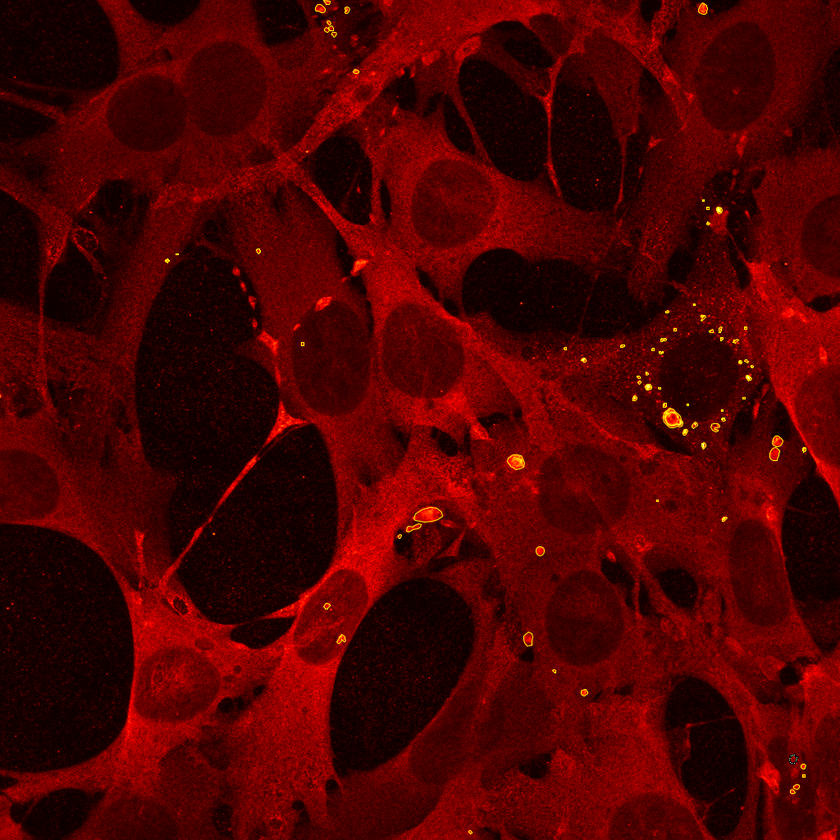
#> input picture Image_16_geannoteerd.tif, 840 x 840 px, shrunk from 1024 x 1024 before the run, found by its file name
$ python Voorbewerking_annotatie.py
#> lines starting #> are read from the running program, lines starting #| are printed output that depends on the picture; after the words box and inside, x2 and y2 are one past the last pixel; in counts of white or black regions, pixels touching at a corner belong together
"""
Image_16_verwerk.py
====================
Gecombineerd script voor Image_16:
  1. Detecteer de GELE annotatielijnen via G-kanaal verschil (geannoteerd vs ruw)
  2. Sla het contour-masker op (masker_controle)
  3. Vul de contourringen op tot gevulde binaire maskers (masker_filled)
  4. Verwijder de annotaties uit de ruwe afbeelding via inpainting (zonder_annotaties)

De annotaties zijn GELE/ORANJE ringen getekend rondom eiwitaggregaten.
Detectie: pixels waar het G-kanaal in de geannoteerde afbeelding significant
          hoger is dan in de ruwe afbeelding.

Invoer:
    Image_16_geannoteerd.tif   – de afbeelding met gele contourringen
    Image_16_ruwe.tiff         – de originele ruwe afbeelding

Uitvoer:
    Image_16_masker_controle.tiff   – binaire contour-masker (0/255)
    Image_16_masker_filled.tiff     – gevuld binair masker (0/255)
    Image_16_zonder_annotaties.tiff – inpainted schone afbeelding
    Image_16_preview.png            – visuele controle overlay

Gebruik:
    python Image_16_verwerk.py

Vereisten:
    pip install numpy tifffile opencv-python scipy matplotlib
"""

import os
import numpy as np
import tifffile
import cv2
from scipy import ndimage

try:
    import matplotlib
    matplotlib.use("Agg")
    import matplotlib.pyplot as plt
    HAS_MPL = True
except ImportError:
    HAS_MPL = False


# ─────────────────────────────────────────────
#  Configuratie – pas hier de paden aan
# ─────────────────────────────────────────────

INPUT_DIR = r"C:\Users\fustjar\Downloads\Image_16_combi"

GEANNOTEERD_BESTAND = os.path.join(INPUT_DIR, "Image_16_geannoteerd.tif")
RUWE_BESTAND        = os.path.join(INPUT_DIR, "Image_16_ruwe.tiff")

OUTPUT_DIR = INPUT_DIR

# Drempel voor G-kanaal verschil: hoger = minder ruis, minder annotaties
# 30 werkt goed voor deze afbeelding; verlaag naar 20 als je te weinig mist
G_DIFF_DREMPEL = 30

# Minimum pixels per annotatie-component (kleiner wordt als ruis verwijderd)
MIN_SIZE = 8

# Minimum pixels per interieurregio bij het vullen
MIN_INTERIOR = 4

# Preview opslaan?
SAVE_PREVIEW = True


# ─────────────────────────────────────────────
#  Stap 1: Gele annotaties detecteren
# ─────────────────────────────────────────────

def maak_masker_controle(geannoteerd_pad, ruwe_pad, g_diff_drempel=30, min_size=8):
    """
    Detecteert de gele annotatielijnen door het G-kanaal van de geannoteerde
    afbeelding te vergelijken met het G-kanaal van de ruwe afbeelding.

    Gele pixels hebben: R hoog + G hoog + B laag.
    In de ruwe afbeelding (alleen rood signaal): G ≈ 0.
    Dus: annotatie-pixels = pixels waar G_geannoteerd >> G_ruw.
    """
#> called with g_diff_drempel = 30, min_size = 8
    img = tifffile.imread(geannoteerd_pad)
#> img is the input picture: shape (840, 840, 3); mean R, G, B 77.5, 0.6, 0
    ruwe = tifffile.imread(ruwe_pad)
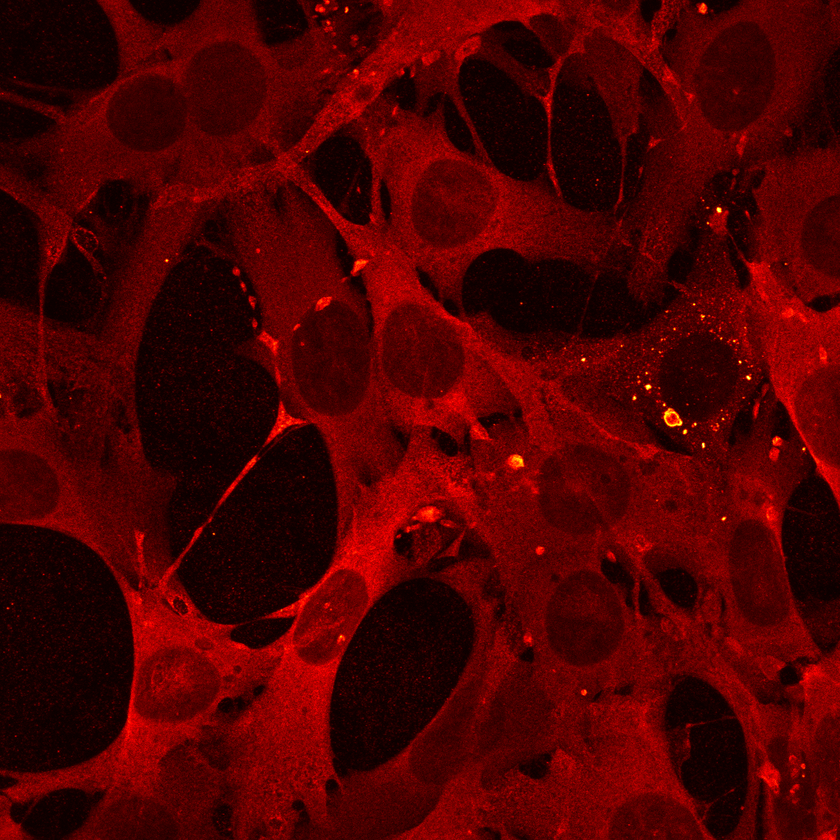
#> input picture Image_16_ruwe.tiff, 840 x 840 px, shrunk from 1024 x 1024 before the run, found by its file name
#> ruwe is the input picture: shape (840, 840, 3); mean R, G, B 77.4, 0.2, 0

    # G-kanaal verschil
    g_diff = img[:, :, 1].astype(np.int32) - ruwe[:, :, 1].astype(np.int32)
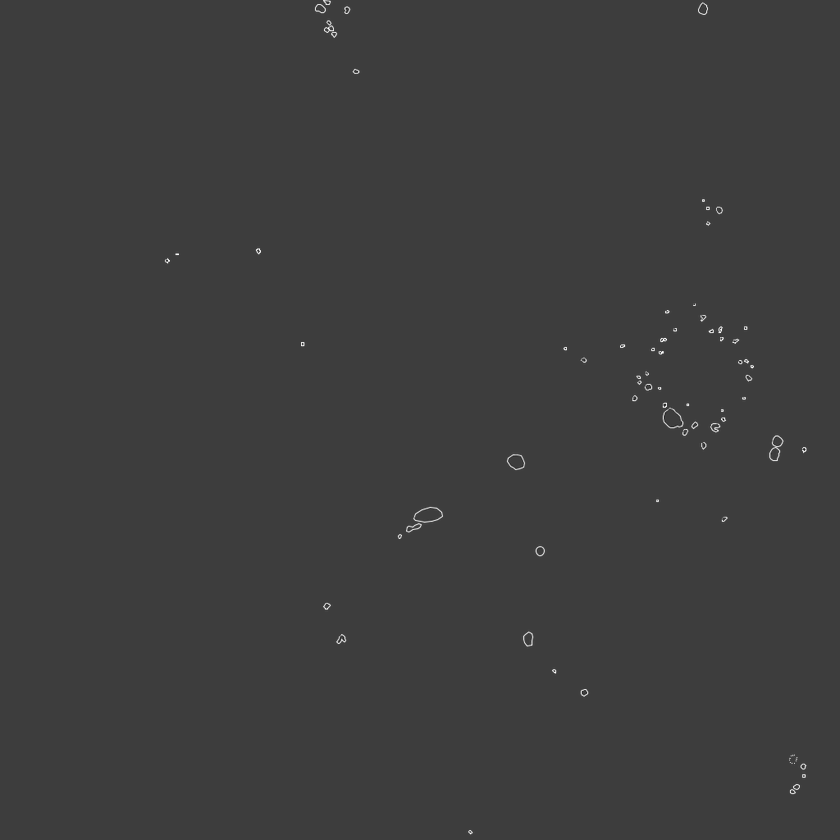
#> g_diff: shape (840, 840) int32; min -81, max 255, mean 0.4; drawn with min black and max white
    mask = (g_diff > g_diff_drempel).astype(np.uint8) * 255
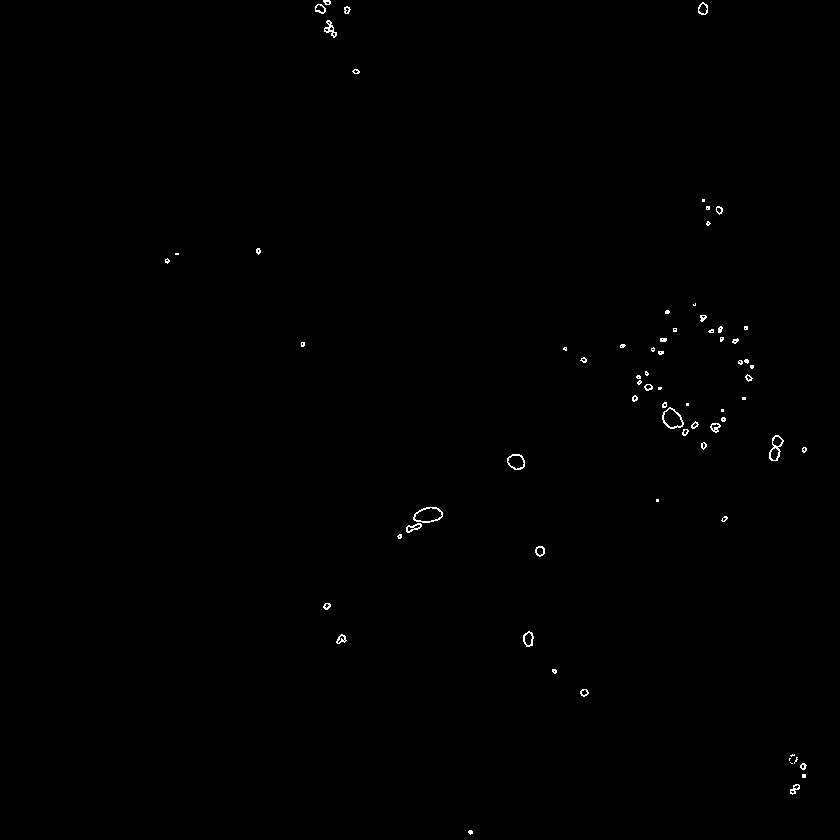
#> mask: shape (840, 840); 0.29% white in thin lines or dots, all inside (x1, y1, x2, y2) = (165, 0, 807, 835)

    # Kleine ruis-componenten verwijderen
    num_labels, labels, stats, _ = cv2.connectedComponentsWithStats(mask)
#> labels: shape (840, 840) int32; 72 distinct labels, from 0 to 71
#> num_labels = 72; stats = 72 rows, first 6: [0, 0, 840, 840, 703520], [323, 0, 8, 5, 28], [698, 2, 10, 13, 53], [315, 4, 11, 10, 48], [344, 6, 7, 8, 32], [324, 20, 13, 18, 90]
    clean = np.zeros_like(mask)
    for i in range(1, num_labels):
        if int(stats[i, cv2.CC_STAT_AREA]) >= min_size:
            clean[labels == i] = 255

    n_px = int(np.count_nonzero(clean))
#> n_px = 2067
    n_comp, _ = cv2.connectedComponents(clean)
#> n_comp = 69
    print(f"  Annotatie-pixels: {n_px}, componenten: {n_comp - 1}")
#|   Annotatie-pixels: 2067, componenten: 68
    return clean, img, ruwe


# ─────────────────────────────────────────────
#  Stap 2: Contouren vullen → gevuld masker
# ─────────────────────────────────────────────

def contours_to_filled_masks(contour_mask, min_size=8, min_interior_size=4):
    """
    Vult de gedetecteerde contourringen op naar gevulde maskers.

    Per verbonden component:
    - Gesloten ring → directe fill_holes
    - Meerdere ringen → per ring via interieurdetectie + dilatatie
    - Open boog / punt → convex hull of morfologische sluiting
    """
#> called with min_size = 8, min_interior_size = 4
    h, w = contour_mask.shape
#> h = 840; w = 840
    result = np.zeros((h, w), dtype=np.uint8)

    num_labels, labels, stats, _ = cv2.connectedComponentsWithStats(contour_mask)
#> labels: shape (840, 840) int32; 69 distinct labels, from 0 to 68
#> num_labels = 69; stats = 69 rows, first 6: [0, 0, 840, 840, 703533], [323, 0, 8, 5, 28], [698, 2, 10, 13, 53], [315, 4, 11, 10, 48], [344, 6, 7, 8, 32], [324, 20, 13, 18, 90]

    k5      = cv2.getStructuringElement(cv2.MORPH_ELLIPSE, (5, 5))
    k_close = cv2.getStructuringElement(cv2.MORPH_ELLIPSE, (9, 9))

    for i in range(1, num_labels):
        area = int(stats[i, cv2.CC_STAT_AREA])
        if area < min_size:
            continue

        bw = int(stats[i, cv2.CC_STAT_WIDTH])
        bh = int(stats[i, cv2.CC_STAT_HEIGHT])
        x  = int(stats[i, cv2.CC_STAT_LEFT])
        y  = int(stats[i, cv2.CC_STAT_TOP])

        pad = 15
        x1 = max(0, x - pad);       y1 = max(0, y - pad)
        x2 = min(w, x + bw + pad);  y2 = min(h, y + bh + pad)
        crop = (labels[y1:y2, x1:x2] == i).astype(np.uint8)

        # Sluit kleine gaten in de ring voor betere fill_holes
        crop_closed = cv2.morphologyEx(crop, cv2.MORPH_CLOSE, k5)

        filled    = ndimage.binary_fill_holes(crop_closed).astype(np.uint8)
        interiors = (filled - crop_closed).astype(np.uint8)
        n_int_raw, int_labels_crop = cv2.connectedComponents(interiors)

        valid_ints = [
            j for j in range(1, n_int_raw)
            if np.count_nonzero(int_labels_crop == j) >= min_interior_size
        ]
        n_int = len(valid_ints)

        if n_int == 0:
            # Open boog of punt: gebruik convex hull of morfologische sluiting
            crop_big = cv2.morphologyEx(crop, cv2.MORPH_CLOSE, k_close)
            crop_filled = ndimage.binary_fill_holes(crop_big).astype(np.uint8)
            result[y1:y2, x1:x2] = np.maximum(result[y1:y2, x1:x2], crop_filled)

        elif n_int == 1:
            # Één ring: directe fill
            result[y1:y2, x1:x2] = np.maximum(result[y1:y2, x1:x2], filled)

        else:
            # Meerdere ringen: separeer per interieur
            for j in valid_ints:
                single_int  = (int_labels_crop == j).astype(np.uint8)
                grown       = cv2.dilate(single_int, k5, iterations=2)
                ring_mask   = np.maximum(single_int, grown & crop_closed)
                ring_filled = ndimage.binary_fill_holes(ring_mask).astype(np.uint8)
                result[y1:y2, x1:x2] = np.maximum(result[y1:y2, x1:x2], ring_filled)
#> this loop made 68 passes
#> (area, bw, bh, x, y, x1, y1, x2) on passes 1, 4, 5, 6, 9, 11, 15, 16, 21, 22, 27, 28: (28, 8, 5, 323, 0, 308, 0, 346), (32, 7, 8, 344, 6, 329, 0, 366), (90, 13, 18, 324, 20, 309, 5, 352), (23, 8, 5, 352, 69, 337, 54, 375), (32, 7, 9, 716, 206, 701, 191, 738), (24, 5, 7, 256, 248, 241, 233, 276), (31, 7, 7, 700, 315, 685, 300, 722), (25, 5, 7, 718, 326, 703, 311, 738), (26, 7, 4, 660, 338, 645, 323, 682), (24, 7, 6, 732, 338, 717, 323, 754), (20, 6, 4, 658, 351, 643, 336, 679), (23, 7, 6, 580, 357, 565, 342, 602)
#> (area, bw, bh, x, y, x1, y1, x2) on passes 2, 3, 42, 48, 51, 53: (53, 10, 13, 698, 2, 683, 0, 723), (48, 11, 10, 315, 4, 300, 0, 341), (116, 22, 22, 662, 407, 647, 392, 699), (119, 15, 26, 769, 435, 754, 420, 799), (89, 18, 16, 507, 454, 492, 439, 540), (125, 30, 16, 413, 507, 398, 492, 458)
#> pass 1, in contours_to_filled_masks, `crop_closed = cv2.morphologyEx(crop, cv2.MORPH_CLOSE, k5)`:
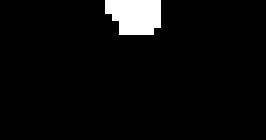
#> crop_closed: shape (20, 38) (shown 7 times larger); values 0 (black) and 1 (white), 4.5% white; 1 white region, box (x1, y1, x2, y2) and area: (15, 0, 23, 5) 34
#> after the loop:
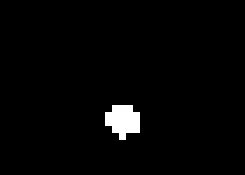
#> crop: shape (25, 35) (shown 7 times larger); values 0 (black) and 1 (white), 2.1% white; 1 white region (1 under 20 px)
#> after the loop: interiors: shape (25, 35); every value is 0
#> after the loop:
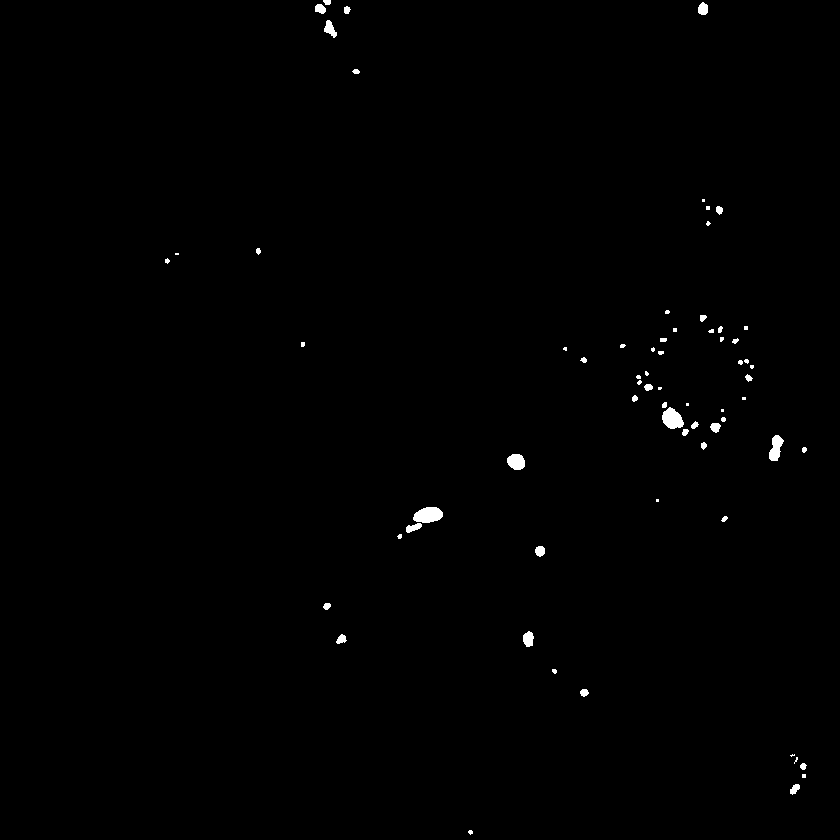
#> result: shape (840, 840); values 0 (black) and 1 (white), 0.47% white; 68 white regions (28 under 20 px), largest, box (x1, y1, x2, y2) and area: (413, 507, 443, 523) 368, (662, 407, 684, 429) 332, (769, 435, 784, 461) 246
#> after the loop: ring_mask: shape (56, 45); values 0 (black) and 1 (white), 5.6% white; 1 white region, box (x1, y1, x2, y2) and area: (15, 25, 27, 41) 141
#> after the loop:
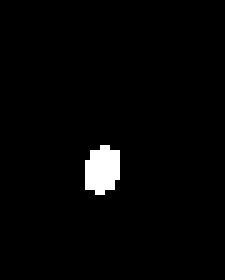
#> single_int: shape (56, 45) (shown 5 times larger); values 0 (black) and 1 (white), 2.2% white; 1 white region, box (x1, y1, x2, y2) and area: (17, 29, 24, 39) 56

    return (result > 0).astype(np.uint8) * 255
#|   Masker-px: 3292  |  Instanties: 68


# ─────────────────────────────────────────────
#  Stap 3: Inpainting → schone afbeelding
# ─────────────────────────────────────────────

def inpaint_afbeelding(ruwe_img_rgb, mask):
    """
    Verwijdert de annotatiepixels via inpainting (TELEA).
    Verwacht numpy array in RGB volgorde.
    """
    # cv2.inpaint werkt met BGR
    ruwe_bgr = cv2.cvtColor(ruwe_img_rgb, cv2.COLOR_RGB2BGR)
    resultaat_bgr = cv2.inpaint(ruwe_bgr, mask, inpaintRadius=4, flags=cv2.INPAINT_TELEA)
    return cv2.cvtColor(resultaat_bgr, cv2.COLOR_BGR2RGB)
#> returned value: shape (840, 840, 3)


# ─────────────────────────────────────────────
#  Preview
# ─────────────────────────────────────────────

def save_preview(geannoteerd, masker_controle, masker_filled, schone_img, out_path):
    if not HAS_MPL:
        print("  (matplotlib niet beschikbaar, preview overgeslagen)")
        return

    fig, axes = plt.subplots(1, 4, figsize=(24, 6))

    axes[0].imshow(geannoteerd)
    axes[0].set_title("Geannoteerd (input)")
    axes[0].axis("off")

    axes[1].imshow(masker_controle, cmap="gray")
    axes[1].set_title("Masker controle (contouren)")
    axes[1].axis("off")

    axes[2].imshow(masker_filled, cmap="gray")
    axes[2].set_title("Gevuld masker")
    axes[2].axis("off")

    axes[3].imshow(schone_img)
    axes[3].imshow(masker_filled, alpha=0.4, cmap="cool", vmin=0, vmax=255)
    axes[3].set_title("Overlay (schoon + masker)")
    axes[3].axis("off")

    plt.tight_layout()
    plt.savefig(out_path, dpi=120, bbox_inches="tight")
    plt.close(fig)
    print(f"  Preview opgeslagen: {os.path.basename(out_path)}")


# ─────────────────────────────────────────────
#  Hoofd-pipeline
# ─────────────────────────────────────────────

def main():
    print("=" * 60)
    print("  Image_16_verwerk.py")
    print("  Gele annotaties → masker_controle → gevuld masker")
    print("=" * 60)
    print()

    os.makedirs(OUTPUT_DIR, exist_ok=True)

    masker_controle_pad = os.path.join(OUTPUT_DIR, "Image_16_masker_controle.tiff")
    filled_pad          = os.path.join(OUTPUT_DIR, "Image_16_masker_filled.tiff")
    zonder_pad          = os.path.join(OUTPUT_DIR, "Image_16_zonder_annotaties.tiff")
    preview_pad         = os.path.join(OUTPUT_DIR, "Image_16_preview.png")

    # ── Stap 1: masker_controle ──────────────────────────────────────
    print("[1/3] Gele annotaties detecteren (G-kanaal verschil)...")
    masker, geannoteerd_img, ruwe_img = maak_masker_controle(
        GEANNOTEERD_BESTAND,
        RUWE_BESTAND,
        g_diff_drempel=G_DIFF_DREMPEL,
        min_size=MIN_SIZE,
    )
    tifffile.imwrite(masker_controle_pad, masker, compression="deflate")
    print(f"  Opgeslagen: Image_16_masker_controle.tiff\n")

    # ── Stap 2: contouren vullen ─────────────────────────────────────
    print("[2/3] Contourringen vullen naar masker...")
    binary = (masker > 0).astype(np.uint8)

    masker_filled = contours_to_filled_masks(
        binary,
        min_size=MIN_SIZE,
        min_interior_size=MIN_INTERIOR,
    )

    n_filled = int(np.count_nonzero(masker_filled))
    n_inst_raw, _ = cv2.connectedComponents(masker_filled)
    n_instances = n_inst_raw - 1

    print(f"  Masker-px: {n_filled}  |  Instanties: {n_instances}")
    tifffile.imwrite(filled_pad, masker_filled, compression="deflate")
    print(f"  Opgeslagen: Image_16_masker_filled.tiff\n")

    # ── Stap 3: inpainting op ruwe afbeelding ───────────────────────
    print("[3/3] Annotaties verwijderen uit ruwe afbeelding (inpainting)...")
    schone_img = inpaint_afbeelding(ruwe_img, masker)
    tifffile.imwrite(zonder_pad, schone_img, compression="deflate")
    print(f"  Opgeslagen: Image_16_zonder_annotaties.tiff\n")

    # ── Preview ─────────────────────────────────────────────────────
    if SAVE_PREVIEW:
        print("  Preview genereren...")
        save_preview(geannoteerd_img, masker, masker_filled, schone_img, preview_pad)

    print()
    print("=" * 60)
    print("  Klaar! Uitvoerbestanden:")
    print(f"    Image_16_masker_controle.tiff")
    print(f"    Image_16_masker_filled.tiff")
    print(f"    Image_16_zonder_annotaties.tiff")
    if SAVE_PREVIEW:
        print(f"    Image_16_preview.png")
    print("=" * 60)


if __name__ == "__main__":
    main()
